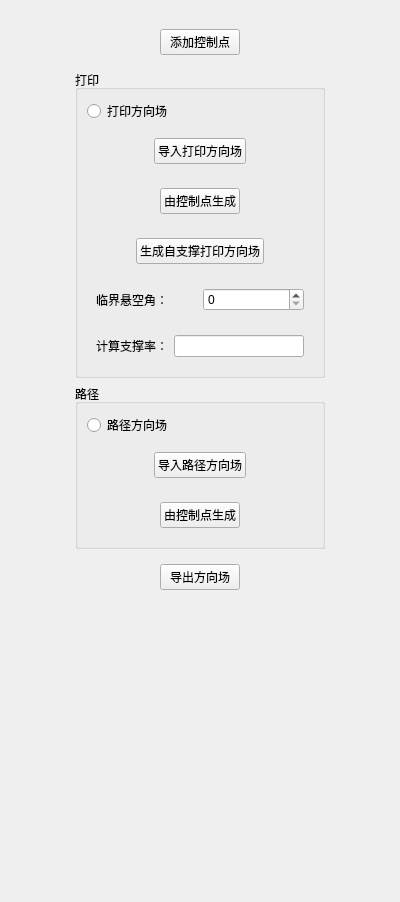
<?xml version="1.0" encoding="UTF-8"?>
<ui version="4.0">
 <class>VecFieldBasedSlice_VecField</class>
 <widget class="QWidget" name="VecFieldBasedSlice_VecField">
  <property name="geometry">
   <rect>
    <x>0</x>
    <y>0</y>
    <width>400</width>
    <height>902</height>
   </rect>
  </property>
  <property name="windowTitle">
   <string>Form</string>
  </property>
  <layout class="QHBoxLayout" name="horizontalLayout_10">
   <item>
    <spacer name="horizontalSpacer_15">
     <property name="orientation">
      <enum>Qt::Horizontal</enum>
     </property>
     <property name="sizeHint" stdset="0">
      <size>
       <width>44</width>
       <height>20</height>
      </size>
     </property>
    </spacer>
   </item>
   <item>
    <widget class="QWidget" name="widget" native="true">
     <layout class="QVBoxLayout" name="verticalLayout_3">
      <item>
       <widget class="QWidget" name="widget_2" native="true">
        <layout class="QHBoxLayout" name="horizontalLayout">
         <item>
          <spacer name="horizontalSpacer">
           <property name="orientation">
            <enum>Qt::Horizontal</enum>
           </property>
           <property name="sizeHint" stdset="0">
            <size>
             <width>74</width>
             <height>20</height>
            </size>
           </property>
          </spacer>
         </item>
         <item>
          <widget class="QPushButton" name="pushButton_AddCtrlPnt">
           <property name="text">
            <string>添加控制点</string>
           </property>
          </widget>
         </item>
         <item>
          <spacer name="horizontalSpacer_2">
           <property name="orientation">
            <enum>Qt::Horizontal</enum>
           </property>
           <property name="sizeHint" stdset="0">
            <size>
             <width>73</width>
             <height>20</height>
            </size>
           </property>
          </spacer>
         </item>
        </layout>
       </widget>
      </item>
      <item>
       <widget class="QGroupBox" name="groupBox">
        <property name="title">
         <string>打印</string>
        </property>
        <layout class="QVBoxLayout" name="verticalLayout">
         <item>
          <widget class="QRadioButton" name="radioButton">
           <property name="text">
            <string>打印方向场</string>
           </property>
          </widget>
         </item>
         <item>
          <widget class="QWidget" name="widget_3" native="true">
           <layout class="QHBoxLayout" name="horizontalLayout_2">
            <item>
             <spacer name="horizontalSpacer_3">
              <property name="orientation">
               <enum>Qt::Horizontal</enum>
              </property>
              <property name="sizeHint" stdset="0">
               <size>
                <width>40</width>
                <height>20</height>
               </size>
              </property>
             </spacer>
            </item>
            <item>
             <widget class="QPushButton" name="pushButton_ImpPriVecField">
              <property name="text">
               <string>导入打印方向场</string>
              </property>
             </widget>
            </item>
            <item>
             <spacer name="horizontalSpacer_4">
              <property name="orientation">
               <enum>Qt::Horizontal</enum>
              </property>
              <property name="sizeHint" stdset="0">
               <size>
                <width>40</width>
                <height>20</height>
               </size>
              </property>
             </spacer>
            </item>
           </layout>
          </widget>
         </item>
         <item>
          <widget class="QWidget" name="widget_4" native="true">
           <layout class="QHBoxLayout" name="horizontalLayout_3">
            <item>
             <spacer name="horizontalSpacer_5">
              <property name="orientation">
               <enum>Qt::Horizontal</enum>
              </property>
              <property name="sizeHint" stdset="0">
               <size>
                <width>40</width>
                <height>20</height>
               </size>
              </property>
             </spacer>
            </item>
            <item>
             <widget class="QPushButton" name="pushButton_GeneFromCtrlPnt">
              <property name="text">
               <string>由控制点生成</string>
              </property>
             </widget>
            </item>
            <item>
             <spacer name="horizontalSpacer_6">
              <property name="orientation">
               <enum>Qt::Horizontal</enum>
              </property>
              <property name="sizeHint" stdset="0">
               <size>
                <width>40</width>
                <height>20</height>
               </size>
              </property>
             </spacer>
            </item>
           </layout>
          </widget>
         </item>
         <item>
          <widget class="QWidget" name="widget_5" native="true">
           <layout class="QHBoxLayout" name="horizontalLayout_4">
            <item>
             <spacer name="horizontalSpacer_7">
              <property name="orientation">
               <enum>Qt::Horizontal</enum>
              </property>
              <property name="sizeHint" stdset="0">
               <size>
                <width>40</width>
                <height>20</height>
               </size>
              </property>
             </spacer>
            </item>
            <item>
             <widget class="QPushButton" name="pushButton_GenePrinVecField">
              <property name="text">
               <string>生成自支撑打印方向场</string>
              </property>
             </widget>
            </item>
            <item>
             <spacer name="horizontalSpacer_8">
              <property name="orientation">
               <enum>Qt::Horizontal</enum>
              </property>
              <property name="sizeHint" stdset="0">
               <size>
                <width>40</width>
                <height>20</height>
               </size>
              </property>
             </spacer>
            </item>
           </layout>
          </widget>
         </item>
         <item>
          <widget class="QWidget" name="widget_6" native="true">
           <layout class="QHBoxLayout" name="horizontalLayout_5">
            <item>
             <widget class="QLabel" name="label">
              <property name="text">
               <string>临界悬空角：</string>
              </property>
             </widget>
            </item>
            <item>
             <widget class="QSpinBox" name="spinBox_SpaceAngel"/>
            </item>
           </layout>
          </widget>
         </item>
         <item>
          <widget class="QWidget" name="widget_7" native="true">
           <layout class="QHBoxLayout" name="horizontalLayout_6">
            <item>
             <widget class="QLabel" name="label_2">
              <property name="text">
               <string>计算支撑率：</string>
              </property>
             </widget>
            </item>
            <item>
             <widget class="QLineEdit" name="lineEdit_SupportRate"/>
            </item>
           </layout>
          </widget>
         </item>
        </layout>
       </widget>
      </item>
      <item>
       <widget class="QGroupBox" name="groupBox_2">
        <property name="title">
         <string>路径</string>
        </property>
        <layout class="QVBoxLayout" name="verticalLayout_2">
         <item>
          <widget class="QRadioButton" name="radioButton_2">
           <property name="text">
            <string>路径方向场</string>
           </property>
          </widget>
         </item>
         <item>
          <widget class="QWidget" name="widget_8" native="true">
           <layout class="QHBoxLayout" name="horizontalLayout_7">
            <item>
             <spacer name="horizontalSpacer_9">
              <property name="orientation">
               <enum>Qt::Horizontal</enum>
              </property>
              <property name="sizeHint" stdset="0">
               <size>
                <width>40</width>
                <height>20</height>
               </size>
              </property>
             </spacer>
            </item>
            <item>
             <widget class="QPushButton" name="pushButton_ImpPathVecField">
              <property name="text">
               <string>导入路径方向场</string>
              </property>
             </widget>
            </item>
            <item>
             <spacer name="horizontalSpacer_10">
              <property name="orientation">
               <enum>Qt::Horizontal</enum>
              </property>
              <property name="sizeHint" stdset="0">
               <size>
                <width>40</width>
                <height>20</height>
               </size>
              </property>
             </spacer>
            </item>
           </layout>
          </widget>
         </item>
         <item>
          <widget class="QWidget" name="widget_9" native="true">
           <layout class="QHBoxLayout" name="horizontalLayout_8">
            <item>
             <spacer name="horizontalSpacer_11">
              <property name="orientation">
               <enum>Qt::Horizontal</enum>
              </property>
              <property name="sizeHint" stdset="0">
               <size>
                <width>40</width>
                <height>20</height>
               </size>
              </property>
             </spacer>
            </item>
            <item>
             <widget class="QPushButton" name="pushButton_GeneFromCtrlPnt_2">
              <property name="text">
               <string>由控制点生成</string>
              </property>
             </widget>
            </item>
            <item>
             <spacer name="horizontalSpacer_12">
              <property name="orientation">
               <enum>Qt::Horizontal</enum>
              </property>
              <property name="sizeHint" stdset="0">
               <size>
                <width>40</width>
                <height>20</height>
               </size>
              </property>
             </spacer>
            </item>
           </layout>
          </widget>
         </item>
        </layout>
       </widget>
      </item>
      <item>
       <widget class="QWidget" name="widget_10" native="true">
        <layout class="QHBoxLayout" name="horizontalLayout_9">
         <item>
          <spacer name="horizontalSpacer_13">
           <property name="orientation">
            <enum>Qt::Horizontal</enum>
           </property>
           <property name="sizeHint" stdset="0">
            <size>
             <width>40</width>
             <height>20</height>
            </size>
           </property>
          </spacer>
         </item>
         <item>
          <widget class="QPushButton" name="pushButton_ExpVecField">
           <property name="text">
            <string>导出方向场</string>
           </property>
          </widget>
         </item>
         <item>
          <spacer name="horizontalSpacer_14">
           <property name="orientation">
            <enum>Qt::Horizontal</enum>
           </property>
           <property name="sizeHint" stdset="0">
            <size>
             <width>40</width>
             <height>20</height>
            </size>
           </property>
          </spacer>
         </item>
        </layout>
       </widget>
      </item>
      <item>
       <spacer name="verticalSpacer">
        <property name="orientation">
         <enum>Qt::Vertical</enum>
        </property>
        <property name="sizeHint" stdset="0">
         <size>
          <width>20</width>
          <height>338</height>
         </size>
        </property>
       </spacer>
      </item>
     </layout>
    </widget>
   </item>
   <item>
    <spacer name="horizontalSpacer_16">
     <property name="orientation">
      <enum>Qt::Horizontal</enum>
     </property>
     <property name="sizeHint" stdset="0">
      <size>
       <width>44</width>
       <height>20</height>
      </size>
     </property>
    </spacer>
   </item>
  </layout>
 </widget>
 <resources/>
 <connections/>
</ui>
